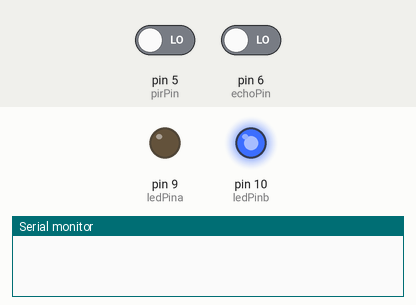
Recording of a sketch running on a simulated Arduino Uno, built with avr-gcc and run on an emulated ATmega328P. Parts: output pins drawn as LEDs (lit = HIGH), the last lines printed to the serial monitor. The inputs (shaded band) are chosen by the test bench; at power-on: pin 5 (pirPin) LOW, pin 6 (echoPin) LOW.

Above: at 1.2 s.
1.3 s: pin 5 (pirPin) driven HIGH
At 2.5 s:
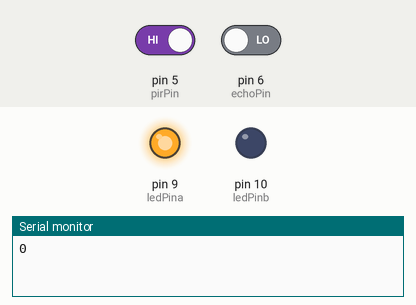
2.8 s: pin 5 (pirPin) driven LOW
At 4.3 s:
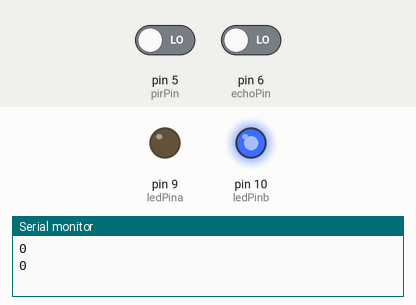
Timing chart, 0 to 5.8 s (numbered marks = the images above; inputs shaded):
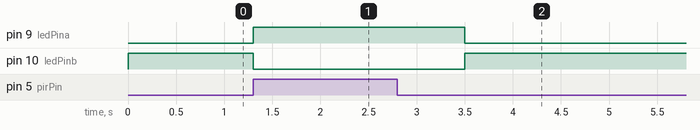

Measured:
- after the input at 1.3 s, pin 9 (ledPina): LOW → HIGH at once; pin 10 (ledPinb): HIGH → LOW at once
- after the input at 2.8 s, pin 9 (ledPina): HIGH → LOW after 0.70 s; pin 10 (ledPinb): LOW → HIGH after 0.70 s

The sketch:

sender.ino
```cpp
const int pirPin = 5;   // PIR sensor output pin
const int ledPina = 9;   // LED pin
const int ledPinb = 10;

const int trigPin = 7;
const int echoPin = 6;

void setup() {
  pinMode(pirPin, INPUT);
  pinMode(ledPina, OUTPUT);
  pinMode(ledPinb, OUTPUT);
  Serial.begin(9600);
}

void loop() {
  int val = digitalRead(pirPin);

  if (val == HIGH) {
    digitalWrite(ledPinb, LOW);
    digitalWrite(ledPina, HIGH);
    // Serial.println("Motion detected!");

    digitalWrite(trigPin, LOW);
    delayMicroseconds(2);

    digitalWrite(trigPin, HIGH);
    delayMicroseconds(10);
    digitalWrite(trigPin, LOW);

    long duration = pulseIn(echoPin, HIGH);

    long distance = duration * 0.034 / 2; // convert to cm

    // Serial.print("Distance: ");
    Serial.println(distance);
    // Serial.println(" cm");


  } else {
    digitalWrite(ledPina, LOW);
    digitalWrite(ledPinb, HIGH);
    // Serial.println("No motion.");
  }

  delay(100);
}
```
